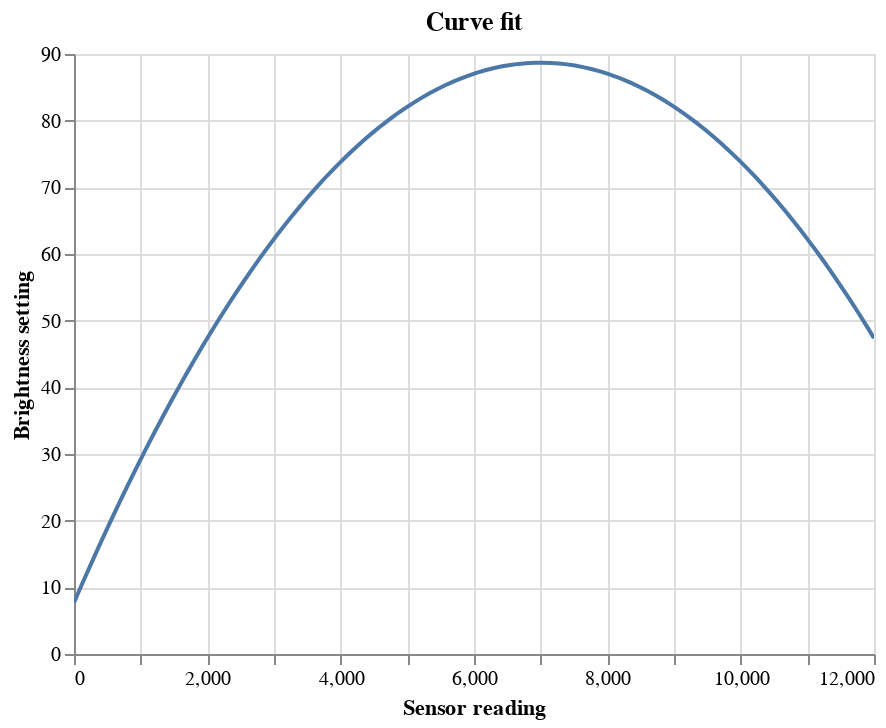

Notebook code cell kept with this figure:
### Code cell
chart = (
    alt.Chart(
        fit_df,
        title='Curve fit',
    )
    .mark_line()
    .encode(
        alt.X('x', scale=alt.Scale(clamp=True), title='Sensor reading'),
        alt.Y('y', scale=alt.Scale(clamp=True), title='Brightness setting'),
    )
    .interactive()
)
chart.save('fit.json')
chart

### Figure 1 — Vega-Lite specification as saved in the notebook (floating-point values rounded to 4 significant figures)
{"config": {"view": {"continuousWidth": 400, "continuousHeight": 300}}, "data": {"name": "data-6f3cfed0c732f23051575be59b820752"}, "mark": "line", "encoding": {"x": {"field": "x", "scale": {"clamp": true}, "title": "Sensor reading", "type": "quantitative"}, "y": {"field": "y", "scale": {"clamp": true}, "title": "Brightness setting", "type": "quantitative"}}, "selection": {"selector034": {"type": "interval", "bind": "scales", "encodings": ["x", "y"]}}, "title": "Curve fit", "$schema": "https://vega.github.io/schema/vega-lite/v4.17.0.json", "datasets": {"data-6f3cfed0c732f23051575be59b820752": [{"x": 0.0, "y": 7.714}, {"x": 121.2, "y": 10.49}, {"x": 242.4, "y": 13.23}, {"x": 363.6, "y": 15.91}, {"x": 484.8, "y": 18.54}, {"x": 606.1, "y": 21.13}, {"x": 727.3, "y": 23.67}, {"x": 848.5, "y": 26.16}, {"x": 969.7, "y": 28.6}, {"x": 1091.0, "y": 30.99}, {"x": 1212.0, "y": 33.33}, {"x": 1333.0, "y": 35.63}, {"x": 1455.0, "y": 37.87}, {"x": 1576.0, "y": 40.07}, {"x": 1697.0, "y": 42.22}, {"x": 1818.0, "y": 44.32}, {"x": 1939.0, "y": 46.37}, {"x": 2061.0, "y": 48.38}, {"x": 2182.0, "y": 50.33}, {"x": 2303.0, "y": 52.24}, {"x": 2424.0, "y": 54.09}, {"x": 2545.0, "y": 55.9}, {"x": 2667.0, "y": 57.66}, {"x": 2788.0, "y": 59.38}, {"x": 2909.0, "y": 61.04}, {"x": 3030.0, "y": 62.65}, {"x": 3152.0, "y": 64.22}, {"x": 3273.0, "y": 65.74}, {"x": 3394.0, "y": 67.21}, {"x": 3515.0, "y": 68.63}, {"x": 3636.0, "y": 70.0}, {"x": 3758.0, "y": 71.32}, {"x": 3879.0, "y": 72.6}, {"x": 4000.0, "y": 73.82}, {"x": 4121.0, "y": 75.0}, {"x": 4242.0, "y": 76.13}, {"x": 4364.0, "y": 77.21}, {"x": 4485.0, "y": 78.24}, {"x": 4606.0, "y": 79.23}, {"x": 4727.0, "y": 80.16}, {"x": 4848.0, "y": 81.05}, {"x": 4970.0, "y": 81.89}, {"x": 5091.0, "y": 82.68}, {"x": 5212.0, "y": 83.42}, {"x": 5333.0, "y": 84.11}, {"x": 5455.0, "y": 84.75}, {"x": 5576.0, "y": 85.35}, {"x": 5697.0, "y": 85.89}, {"x": 5818.0, "y": 86.39}, {"x": 5939.0, "y": 86.84}, {"x": 6061.0, "y": 87.24}, {"x": 6182.0, "y": 87.59}, {"x": 6303.0, "y": 87.9}, {"x": 6424.0, "y": 88.15}, {"x": 6545.0, "y": 88.36}, {"x": 6667.0, "y": 88.52}, {"x": 6788.0, "y": 88.63}, {"x": 6909.0, "y": 88.69}, {"x": 7030.0, "y": 88.7}, {"x": 7152.0, "y": 88.66}, {"x": 7273.0, "y": 88.58}, {"x": 7394.0, "y": 88.44}, {"x": 7515.0, "y": 88.26}, {"x": 7636.0, "y": 88.03}, {"x": 7758.0, "y": 87.75}, {"x": 7879.0, "y": 87.43}, {"x": 8000.0, "y": 87.05}, {"x": 8121.0, "y": 86.62}, {"x": 8242.0, "y": 86.15}, {"x": 8364.0, "y": 85.63}, {"x": 8485.0, "y": 85.06}, {"x": 8606.0, "y": 84.44}, {"x": 8727.0, "y": 83.77}, {"x": 8848.0, "y": 83.06}, {"x": 8970.0, "y": 82.29}, {"x": 9091.0, "y": 81.48}, {"x": 9212.0, "y": 80.62}, {"x": 9333.0, "y": 79.7}, {"x": 9455.0, "y": 78.75}, {"x": 9576.0, "y": 77.74}, {"x": 9697.0, "y": 76.68}, {"x": 9818.0, "y": 75.58}, {"x": 9939.0, "y": 74.42}, {"x": 10060.0, "y": 73.22}, {"x": 10180.0, "y": 71.97}, {"x": 10300.0, "y": 70.67}, {"x": 10420.0, "y": 69.33}, {"x": 10550.0, "y": 67.93}, {"x": 10670.0, "y": 66.48}, {"x": 10790.0, "y": 64.99}, {"x": 10910.0, "y": 63.45}, {"x": 11030.0, "y": 61.86}, {"x": 11150.0, "y": 60.22}, {"x": 11270.0, "y": 58.53}, {"x": 11390.0, "y": 56.8}, {"x": 11520.0, "y": 55.01}, {"x": 11640.0, "y": 53.18}, {"x": 11760.0, "y": 51.3}, {"x": 11880.0, "y": 49.37}, {"x": 12000.0, "y": 47.39}]}}
